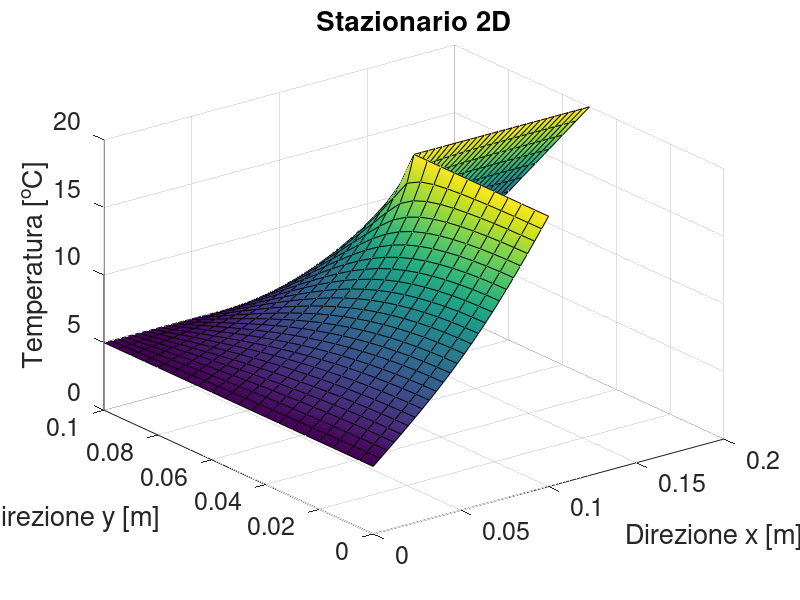

The MATLAB script that drew this image:
clc; clear; close all;
%% dati
% geometrici
Lx1 = .1;
Lx2 = .2;
Ly1 = .05;
Ly2 = .1;

% fisici
Tint = 20;
Text = 5;
cond = 10;

%% griglia
nx2 = 51;
nx1 = ceil(nx2/2);
ny2 = 21;
ny1 = ceil(ny2/2);
ntot = nx1*(ny1-1)+nx2*(ny2-ny1+1);

xvet = linspace(0,Lx2,nx2);
yvet = linspace(0,Ly2,ny2);
dx = xvet(2)-xvet(1);
dy = yvet(2)-yvet(1);

[xmat,ymat] = meshgrid(xvet,yvet);

%% creo il problema
AA = sparse([],[],[],ntot,ntot,5*ntot);
bb = zeros(ntot,1);

% --- center ---
% center block south
for jx = 2:nx1-1
    for jy = 2:ny1
        kk = jx+(jy-1)*nx1;
        AA(kk,kk) = -2*cond*(1/dx^2+1/dy^2);
        if not(jy==ny1)
            AA(kk,kk+nx1) = cond/dy^2; % north
        else
            AA(kk,kk+nx2) = cond/dy^2; % north
        end
        AA(kk,kk-nx1) = cond/dy^2; % south
        AA(kk,kk-1) = cond/dx^2; % west
        AA(kk,kk+1) = cond/dx^2; % east
        % bb(kk) = 0 non ho generazione interna
    end
end

% center block north
for jx = 2:nx2-1
    for jy = ny1+1:ny2-1
        kk = jx+(jy-ny1-1)*nx2+nx1*ny1+nx2-nx1;
        AA(kk,kk) = -2*cond*(1/dx^2+1/dy^2);
        AA(kk,kk+nx2) = cond/dy^2; % north
        AA(kk,kk-nx2) = cond/dy^2; % south
        AA(kk,kk-1) = cond/dx^2; % west
        AA(kk,kk+1) = cond/dx^2; % east
        % bb(kk) = 0 non ho generazione interna
    end
end

% --- condizioni al contorno ---
% north (con north-west and north-east)
for jx = 1:nx2
    kk = nx1*(ny1-1)+nx2*(ny2-ny1)+jx;
    AA(kk,kk) = 1;
    bb(kk) = Text;
end

% south esterno
for jx = 2:nx1-1
    kk = jx;
    AA(kk,kk) = -2*(1/dx^2+1/dy^2);
    AA(kk,kk+nx1) = 2/dy^2; % north
    AA(kk,kk-1) = 1/dx^2; % west
    AA(kk,kk+1) = 1/dx^2; % east
    % bb(kk) = 0 neumann omogeneo
end

% south interno (con nodo centrale and east-center)
for jx = nx1:nx2
    kk = nx1*(ny1-1)+jx;
    AA(kk,kk) = 1;
    bb(kk) = Tint;
end

% west (con south-west)
for jy = 1:ny2-1
    if jy<=ny1
        kk = (jy-1)*nx1+1;
    else
        kk = (ny1-1)*nx1+(jy-ny1)*nx2+1;
    end
    AA(kk,kk) = 1;
    bb(kk) = Text;
end

% east esterno
for jy = ny1+1:ny2-1
    kk = nx1*(ny1-1)+(jy-ny1+1)*nx2;
    AA(kk,kk) = -2*(1/dx^2+1/dy^2);
    AA(kk,kk+nx2) = 1/dy^2; % north
    AA(kk,kk-nx2) = 1/dy^2; % south
    AA(kk,kk-1) = 2/dx^2; % west
    % bb(kk) = 0 neumann omogeneo per simmetria
end

% east interno (con south-center)
for jy = 1:ny1-1
    kk = nx1+(jy-1)*nx1;
    AA(kk,kk) = 1;
    bb(kk) = Tint;
end

% --- risolvo ---
TT = AA\bb;

%% reshape
TTmat = zeros(nx2,ny2);
for jx = 1:nx2
    for jy = 1:ny2
        if jx>nx1 && jy<ny1
            TTmat(jx,jy) = nan;
        else
            if jy<ny1
                kk = jx+(jy-1)*nx1;
            else
                kk = jx+(jy-ny1)*nx2+nx1*(ny1-1);
            end
            TTmat(jx,jy) = TT(kk);
        end
    end
end

%% post production
surf(xmat,ymat,TTmat','facecolor','interp');
xlabel('Direzione x [m]')
ylabel('Direzione y [m]')
zlabel('Temperatura [^oC]')
set(gca,'fontsize',18)
title('Stazionario 2D')
